Frame 1 (no input): blank canvas, image omitted
Frame 60 (no input): blank canvas, image omitted
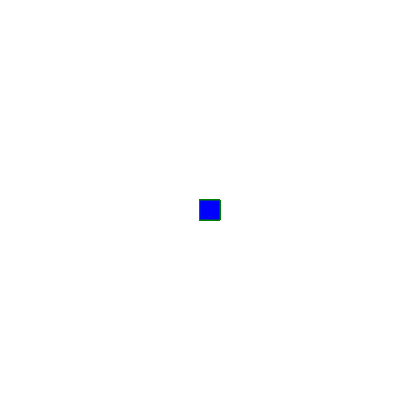
Frame 120 (the mouse pressed at the canvas centre since frame 60)

The p5.js sketch whose frames 1 and 60 were blank and that drew this single picture after the mouse press (run headless with seeded random() and noise() and a simulated clock; from frame 60 on, the mouse is pressed at the canvas centre):

// p5.js sketch
// ── sketch.js
function setup() {
  createCanvas(400, 400);
  background("white")
}


function draw() {
  
  ;
  fill ("blue");
  stroke("green");
  
  if(mouseIsPressed){
  rect (mouseX, mouseY, 20, 20);
}
  

}
